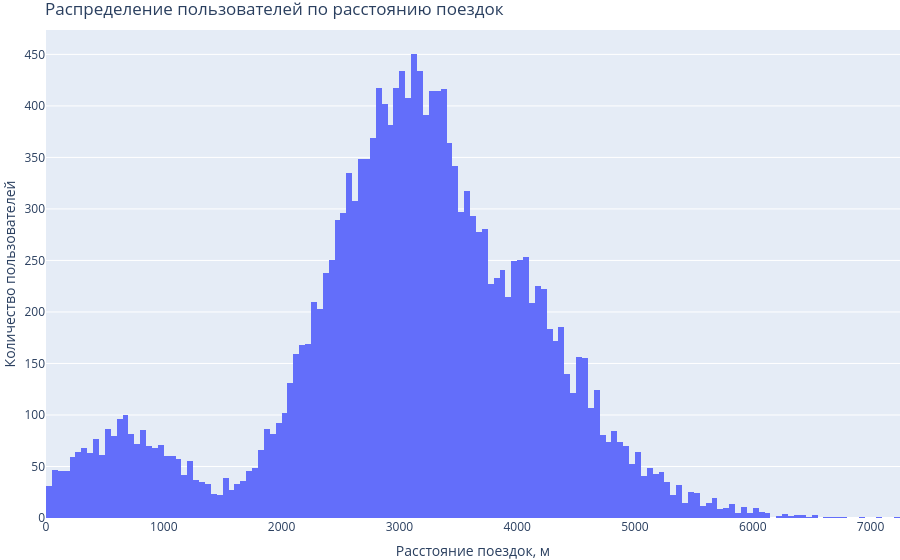

The cell this chart's notebook holds for it:
### Markdown cell above
<div class="alert alert-block alert-success">✔️
    

__Комментарий от ревьюера №1__

Основная часть пользователей возрастом от 22 до 28 лет. Все что меньше 15 лет и больше 40 можно считать редкими значениями.

### Code cell
# Распределение пользователей по расстоянию, преодолённому за одну поездку
rides_pivot_distance = get_pivot_table(rides, "user_id", "distance")

fig = px.histogram(rides_pivot_distance, x="distance", y="count_of_users")
fig.update_layout(
    legend=dict(x=0.5, xanchor="center"),
    title="Распределение пользователей по расстоянию поездок",
    xaxis_title="Расстояние поездок, м",
    yaxis_title="Количество пользователей",
    margin=dict(l=0, r=0, t=30, b=0),
)
fig.show()
rides_pivot_distance["distance"].describe()

### Figure 1 — Plotly figure (JSON) as saved in the notebook; plotly's stock layout.template omitted (floating-point values rounded to 4 significant figures; data arrays with more than 128 entries replaced by an {"elided": "..."} marker saying what was removed)
{"data": [{"alignmentgroup": "True", "bingroup": "x", "histfunc": "sum", "hovertemplate": "distance=%{x}<br>sum of count_of_users=%{y}<extra></extra>", "legendgroup": "", "marker": {"color": "#636efa", "pattern": {"shape": ""}}, "name": "", "offsetgroup": "", "orientation": "v", "showlegend": false, "type": "histogram", "x": {"elided": "18068 float values"}, "xaxis": "x", "y": {"elided": "18068 int values"}, "yaxis": "y"}], "layout": {"barmode": "relative", "legend": {"tracegroupgap": 0, "x": 0.5, "xanchor": "center"}, "margin": {"b": 0, "l": 0, "r": 0, "t": 30}, "title": {"text": "Распределение пользователей по расстоянию поездок"}, "xaxis": {"anchor": "y", "domain": [0, 1], "title": {"text": "Расстояние поездок, м"}}, "yaxis": {"anchor": "x", "domain": [0, 1], "title": {"text": "Количество пользователей"}}}}
